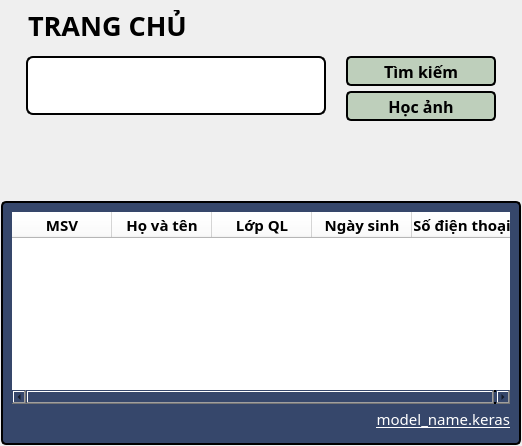
            <widget class="QWidget" name="home_page">
             <layout class="QVBoxLayout" name="verticalLayout_4" stretch="1,3">
              <property name="spacing">
               <number>2</number>
              </property>
              <property name="leftMargin">
               <number>1</number>
              </property>
              <property name="topMargin">
               <number>1</number>
              </property>
              <property name="rightMargin">
               <number>1</number>
              </property>
              <property name="bottomMargin">
               <number>1</number>
              </property>
              <item>
               <widget class="QWidget" name="home_controllers" native="true">
                <property name="autoFillBackground">
                 <bool>false</bool>
                </property>
                <layout class="QVBoxLayout" name="verticalLayout_12">
                 <property name="spacing">
                  <number>0</number>
                 </property>
                 <item>
                  <widget class="QLabel" name="home_name_label">
                   <property name="minimumSize">
                    <size>
                     <width>0</width>
                     <height>30</height>
                    </size>
                   </property>
                   <property name="maximumSize">
                    <size>
                     <width>16777215</width>
                     <height>30</height>
                    </size>
                   </property>
                   <property name="font">
                    <font>
                     <family>Cascadia Mono SemiBold</family>
                     <pointsize>20</pointsize>
                     <weight>75</weight>
                     <bold>true</bold>
                     <underline>false</underline>
                     <strikeout>false</strikeout>
                    </font>
                   </property>
                   <property name="layoutDirection">
                    <enum>Qt::LeftToRight</enum>
                   </property>
                   <property name="styleSheet">
                    <string notr="true">color: rgb(0, 0, 0);
padding-left: 10px;
font-weight: bold;
font-size: 20pt;</string>
                   </property>
                   <property name="text">
                    <string>TRANG CHỦ</string>
                   </property>
                   <property name="alignment">
                    <set>Qt::AlignLeading|Qt::AlignLeft|Qt::AlignVCenter</set>
                   </property>
                  </widget>
                 </item>
                 <item>
                  <widget class="QWidget" name="widget_3" native="true">
                   <property name="minimumSize">
                    <size>
                     <width>0</width>
                     <height>150</height>
                    </size>
                   </property>
                   <layout class="QHBoxLayout" name="horizontalLayout_4">
                    <item>
                     <widget class="QWidget" name="widget_2" native="true">
                      <layout class="QVBoxLayout" name="verticalLayout_13">
                       <property name="spacing">
                        <number>5</number>
                       </property>
                       <property name="leftMargin">
                        <number>7</number>
                       </property>
                       <property name="topMargin">
                        <number>7</number>
                       </property>
                       <property name="rightMargin">
                        <number>7</number>
                       </property>
                       <property name="bottomMargin">
                        <number>7</number>
                       </property>
                       <item>
                        <widget class="QLineEdit" name="home_class_input">
                         <property name="sizePolicy">
                          <sizepolicy hsizetype="Expanding" vsizetype="Expanding">
                           <horstretch>0</horstretch>
                           <verstretch>0</verstretch>
                          </sizepolicy>
                         </property>
                         <property name="minimumSize">
                          <size>
                           <width>300</width>
                           <height>30</height>
                          </size>
                         </property>
                         <property name="font">
                          <font>
                           <family>Cascadia Code</family>
                           <pointsize>10</pointsize>
                          </font>
                         </property>
                         <property name="styleSheet">
                          <string notr="true">background-color: rgb(255, 255, 255);
border-radius: 7px;
border: 2px solid #000;</string>
                         </property>
                         <property name="inputMask">
                          <string/>
                         </property>
                         <property name="text">
                          <string/>
                         </property>
                        </widget>
                       </item>
                       <item>
                        <spacer name="verticalSpacer_3">
                         <property name="orientation">
                          <enum>Qt::Vertical</enum>
                         </property>
                         <property name="sizeHint" stdset="0">
                          <size>
                           <width>20</width>
                           <height>46</height>
                          </size>
                         </property>
                        </spacer>
                       </item>
                      </layout>
                     </widget>
                    </item>
                    <item>
                     <widget class="QWidget" name="widget" native="true">
                      <property name="minimumSize">
                       <size>
                        <width>150</width>
                        <height>0</height>
                       </size>
                      </property>
                      <layout class="QVBoxLayout" name="verticalLayout_14">
                       <property name="spacing">
                        <number>5</number>
                       </property>
                       <property name="leftMargin">
                        <number>7</number>
                       </property>
                       <property name="topMargin">
                        <number>7</number>
                       </property>
                       <property name="rightMargin">
                        <number>7</number>
                       </property>
                       <property name="bottomMargin">
                        <number>7</number>
                       </property>
                       <item>
                        <widget class="QPushButton" name="home_search_btn">
                         <property name="minimumSize">
                          <size>
                           <width>150</width>
                           <height>30</height>
                          </size>
                         </property>
                         <property name="maximumSize">
                          <size>
                           <width>10</width>
                           <height>30</height>
                          </size>
                         </property>
                         <property name="font">
                          <font>
                           <family>Cascadia Code</family>
                           <pointsize>12</pointsize>
                           <weight>75</weight>
                           <bold>true</bold>
                          </font>
                         </property>
                         <property name="styleSheet">
                          <string notr="true">background-color: rgb(190,207,187);
color: rgb(0,0,0);
border-radius: 5px;
border: 2px solid #000;
font-weight: bold;
font-size: 12pt;</string>
                         </property>
                         <property name="text">
                          <string>Tìm kiếm</string>
                         </property>
                         <property name="iconSize">
                          <size>
                           <width>25</width>
                           <height>25</height>
                          </size>
                         </property>
                        </widget>
                       </item>
                       <item>
                        <widget class="QPushButton" name="home_train_btn">
                         <property name="minimumSize">
                          <size>
                           <width>150</width>
                           <height>30</height>
                          </size>
                         </property>
                         <property name="maximumSize">
                          <size>
                           <width>150</width>
                           <height>60</height>
                          </size>
                         </property>
                         <property name="font">
                          <font>
                           <family>Cascadia Code</family>
                           <pointsize>12</pointsize>
                           <weight>75</weight>
                           <bold>true</bold>
                          </font>
                         </property>
                         <property name="styleSheet">
                          <string notr="true">background-color: rgb(190,207,187);
color: rgb(0,0,0);
border-radius: 5px;
border: 2px solid #000;
font-weight: bold;
font-size: 12pt;</string>
                         </property>
                         <property name="text">
                          <string>Học ảnh</string>
                         </property>
                         <property name="iconSize">
                          <size>
                           <width>25</width>
                           <height>25</height>
                          </size>
                         </property>
                        </widget>
                       </item>
                       <item>
                        <spacer name="verticalSpacer_5">
                         <property name="orientation">
                          <enum>Qt::Vertical</enum>
                         </property>
                         <property name="sizeHint" stdset="0">
                          <size>
                           <width>20</width>
                           <height>40</height>
                          </size>
                         </property>
                        </spacer>
                       </item>
                      </layout>
                     </widget>
                    </item>
                   </layout>
                  </widget>
                 </item>
                </layout>
               </widget>
              </item>
              <item>
               <widget class="QWidget" name="home_view" native="true">
                <property name="font">
                 <font>
                  <family>Cascadia Code</family>
                 </font>
                </property>
                <property name="styleSheet">
                 <string notr="true">border-radius: 5px;
background-color:rgb(54, 71, 107); 
border-radius: 5px;
border: 2px solid #000;
</string>
                </property>
                <layout class="QVBoxLayout" name="verticalLayout_3">
                 <property name="spacing">
                  <number>0</number>
                 </property>
                 <property name="leftMargin">
                  <number>11</number>
                 </property>
                 <property name="topMargin">
                  <number>11</number>
                 </property>
                 <property name="rightMargin">
                  <number>11</number>
                 </property>
                 <property name="bottomMargin">
                  <number>11</number>
                 </property>
                 <item>
                  <widget class="QTableWidget" name="home_table">
                   <property name="font">
                    <font>
                     <family>Cascadia Code</family>
                    </font>
                   </property>
                   <property name="styleSheet">
                    <string notr="true">border-radius: 5px;
border: 0px;
background-color: rgb(255, 255, 255);</string>
                   </property>
                   <property name="verticalScrollMode">
                    <enum>QAbstractItemView::ScrollPerPixel</enum>
                   </property>
                   <property name="horizontalScrollMode">
                    <enum>QAbstractItemView::ScrollPerPixel</enum>
                   </property>
                   <column>
                    <property name="text">
                     <string>MSV</string>
                    </property>
                    <property name="font">
                     <font>
                      <family>Cascadia Code</family>
                      <pointsize>11</pointsize>
                      <weight>75</weight>
                      <bold>true</bold>
                     </font>
                    </property>
                    <property name="textAlignment">
                     <set>AlignCenter</set>
                    </property>
                    <property name="background">
                     <color>
                      <red>0</red>
                      <green>0</green>
                      <blue>0</blue>
                     </color>
                    </property>
                   </column>
                   <column>
                    <property name="text">
                     <string>Họ và tên</string>
                    </property>
                    <property name="font">
                     <font>
                      <family>Cascadia Code</family>
                      <pointsize>11</pointsize>
                      <weight>75</weight>
                      <bold>true</bold>
                     </font>
                    </property>
                    <property name="textAlignment">
                     <set>AlignCenter</set>
                    </property>
                   </column>
                   <column>
                    <property name="text">
                     <string>Lớp QL</string>
                    </property>
                    <property name="font">
                     <font>
                      <family>Cascadia Code</family>
                      <pointsize>11</pointsize>
                      <weight>75</weight>
                      <bold>true</bold>
                     </font>
                    </property>
                    <property name="textAlignment">
                     <set>AlignCenter</set>
                    </property>
                   </column>
                   <column>
                    <property name="text">
                     <string>Ngày sinh</string>
                    </property>
                    <property name="font">
                     <font>
                      <family>Cascadia Code</family>
                      <pointsize>11</pointsize>
                      <weight>75</weight>
                      <bold>true</bold>
                     </font>
                    </property>
                    <property name="textAlignment">
                     <set>AlignCenter</set>
                    </property>
                   </column>
                   <column>
                    <property name="text">
                     <string>Số điện thoại</string>
                    </property>
                    <property name="font">
                     <font>
                      <family>Cascadia Code</family>
                      <pointsize>11</pointsize>
                      <weight>75</weight>
                      <bold>true</bold>
                     </font>
                    </property>
                    <property name="textAlignment">
                     <set>AlignCenter</set>
                    </property>
                   </column>
                  </widget>
                 </item>
                 <item>
                  <widget class="QLabel" name="model_label">
                   <property name="minimumSize">
                    <size>
                     <width>0</width>
                     <height>30</height>
                    </size>
                   </property>
                   <property name="font">
                    <font>
                     <family>Cascadia Code</family>
                     <pointsize>11</pointsize>
                     <underline>true</underline>
                    </font>
                   </property>
                   <property name="layoutDirection">
                    <enum>Qt::LeftToRight</enum>
                   </property>
                   <property name="styleSheet">
                    <string notr="true">color: rgb(255,255,255);

border-radius: 5px;
border: 0px solid ;</string>
                   </property>
                   <property name="text">
                    <string>model_name.keras</string>
                   </property>
                   <property name="alignment">
                    <set>Qt::AlignRight|Qt::AlignTrailing|Qt::AlignVCenter</set>
                   </property>
                  </widget>
                 </item>
                </layout>
               </widget>
              </item>
             </layout>
            </widget>
